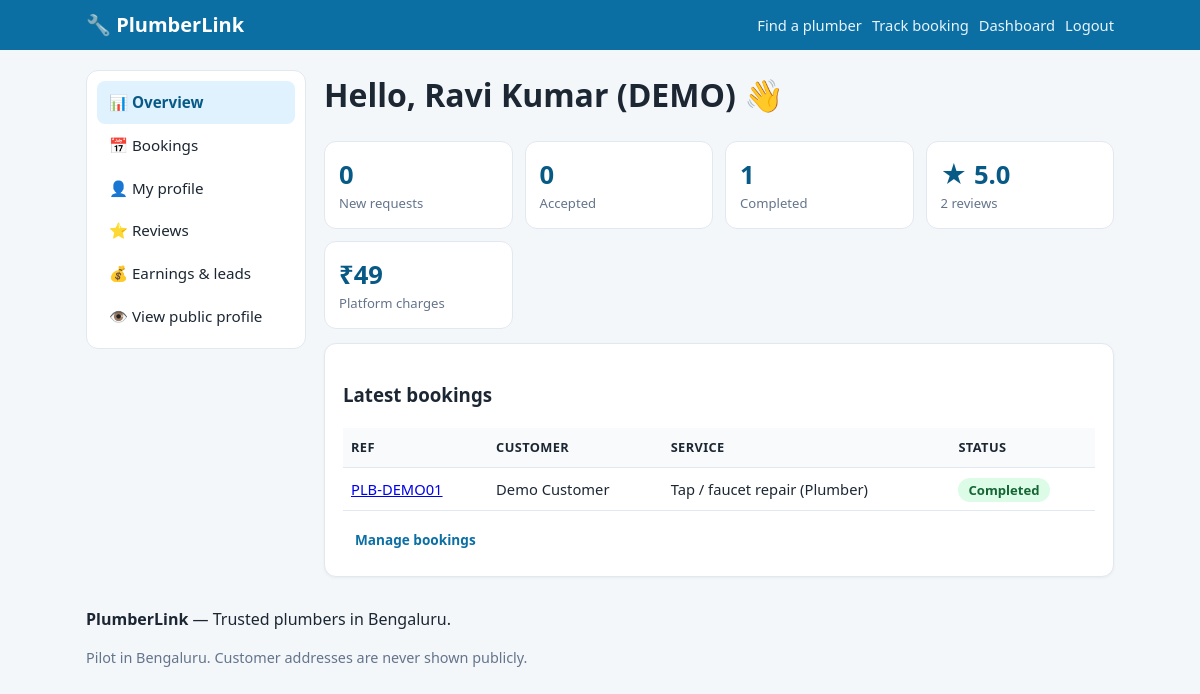
Screenshot of /provider/ (signed in) with the database file from the repository.
### core/models.py (models this page shows, shortened)
class ProviderProfile(models.Model):
    user = models.OneToOneField(User, on_delete=models.CASCADE, related_name="provider_profile")
    display_name = models.CharField(max_length=120, help_text="Name shown to customers")
    phone = models.CharField(max_length=20, help_text="Customer-facing phone number")
    photo = models.ImageField(upload_to="providers/", blank=True, null=True)
    bio = models.TextField(blank=True)
    experience_years = models.PositiveSmallIntegerField(default=0)
    emergency_available = models.BooleanField(default=False)
    services = models.ManyToManyField(Service, through="ProviderService", related_name="providers")
    areas = models.ManyToManyField(Locality, related_name="providers", help_text="Localities served")
    work_start = models.TimeField(default="09:00")
    work_end = models.TimeField(default="19:00")
    work_days = models.CharField(
        max_length=60, default="Mon,Tue,Wed,Thu,Fri,Sat",
        help_text="Comma-separated, e.g. Mon,Tue,Wed,Thu,Fri,Sat",
    )
    is_available = models.BooleanField(default=True, help_text="Master on/off switch for new bookings")
    is_approved = models.BooleanField(default=False, help_text="Admin approval — unapproved profiles are hidden")
    is_featured = models.BooleanField(default=False, help_text="Pinned to the top of listings")
    is_demo = models.BooleanField(default=False, help_text="Sample data — clearly badged in the UI")
    rating_avg = models.FloatField(default=0.0)
    rating_count = models.PositiveIntegerField(default=0)
    created_at = models.DateTimeField(auto_now_add=True)
    updated_at = models.DateTimeField(auto_now=True)
    class Meta:
        ordering = ["-is_featured", "-rating_avg", "display_name"]

class Booking(models.Model):
    STATUS_REQUESTED = "requested"
    STATUS_ACCEPTED = "accepted"
    STATUS_REJECTED = "rejected"
    STATUS_COMPLETED = "completed"
    STATUS_CANCELLED = "cancelled"
    STATUS_CHOICES = [
        (STATUS_REQUESTED, "Requested"),
        (STATUS_ACCEPTED, "Accepted"),
        (STATUS_REJECTED, "Rejected"),
        (STATUS_COMPLETED, "Completed"),
        (STATUS_CANCELLED, "Cancelled"),
    ]
    ref_code = models.CharField(max_length=16, unique=True, default=_default_ref_code)
    provider = models.ForeignKey(ProviderProfile, on_delete=models.CASCADE, related_name="bookings")
    customer_name = models.CharField(max_length=120)
    customer_phone = models.CharField(max_length=20)
    service = models.ForeignKey(Service, on_delete=models.SET_NULL, null=True, blank=True)
    locality = models.ForeignKey(Locality, on_delete=models.SET_NULL, null=True, blank=True)
    area_detail = models.CharField(max_length=200, blank=True,
                                   help_text="Landmark / area, not the full address")
    preferred_date = models.DateField(null=True, blank=True)
    preferred_time = models.CharField(max_length=40, blank=True,
                                      help_text="e.g. 'Morning', '2–4 PM'")
    notes = models.TextField(blank=True)
    status = models.CharField(max_length=12, choices=STATUS_CHOICES, default=STATUS_REQUESTED)
    provider_notes = models.TextField(blank=True)
    final_amount = models.DecimalField(max_digits=10, decimal_places=2, null=True, blank=True,
                                       help_text="Amount the customer paid (filled at completion)")
    review_token = models.CharField(max_length=32, unique=True, blank=True,
                                    default=_default_review_token)
    is_demo = models.BooleanField(default=False)
    created_at = models.DateTimeField(auto_now_add=True)
    updated_at = models.DateTimeField(auto_now=True)
    class Meta:
        ordering = ["-created_at"]

class Service(models.Model):
    category = models.ForeignKey(ServiceCategory, on_delete=models.CASCADE, related_name="services")
    name = models.CharField(max_length=120)
    slug = models.SlugField(max_length=120, blank=True)
    short_description = models.CharField(max_length=255, blank=True)
    active = models.BooleanField(default=True)
    sort_order = models.IntegerField(default=0)
    class Meta:
        ordering = ["sort_order", "name"]
        unique_together = ("category", "slug")
    def __str__(self):
        return f"{self.name} ({self.category.name})"

class ServiceCategory(models.Model):
    name = models.CharField(max_length=100, unique=True)
    slug = models.SlugField(max_length=100, unique=True, blank=True)
    tagline = models.CharField(max_length=200, blank=True)
    active = models.BooleanField(default=True)
    sort_order = models.IntegerField(default=0)
    class Meta:
        ordering = ["sort_order", "name"]

### core/views.py (the view)
# urls.py: path("provider/", v.provider_dashboard, name="provider_dashboard"),
@provider_required
def provider_dashboard(request):
    p = request.provider
    counts = (p.bookings.values("status").annotate(n=Count("id")))
    by_status = {c["status"]: c["n"] for c in counts}
    earnings_total = p.charges.aggregate(t=Sum("amount"))["t"] or 0
    recent = p.bookings.select_related("service", "locality").order_by("-created_at")[:8]
    return render(request, "core/p_dashboard.html", {
        "profile": p, "by_status": by_status,
        "total_bookings": sum(by_status.values()),
        "earnings_total": earnings_total,
        "recent": recent,
        "review_link_base": settings.PUBLIC_BASE_URL,
    })

### core/context_processors.py (called while the page is built)
def site(request):
    return {
        "brand_name": "PlumberLink",
        "brand_tagline": "Trusted plumbers in Bengaluru",
        "service_categories": ServiceCategory.objects.all().prefetch_related("services"),
        "platform": PlatformSettings.get(),
    }

### core/models.py (called while the page is built)
    @classmethod
    def get(cls) -> "PlatformSettings":
        obj, _ = cls.objects.get_or_create(pk=1)
        return obj

### core/views.py (called while the page is built)
def provider_required(view):
    @wraps(view)
    @login_required
    def wrapper(request, *args, **kwargs):
        try:
            profile = request.user.provider_profile
        except ProviderProfile.DoesNotExist:
            messages.error(request, "This account is not registered as a provider.")
            return redirect("home")
        if not profile.is_approved:
            return redirect("provider_pending")
        request.provider = profile
        return view(request, *args, **kwargs)
    return wrapper

### core/templates/core/p_dashboard.html (shortened to what this page needs)
{% extends "core/p_base.html" %}
{% block pcontent %}
<h1>Hello, {{ profile.display_name }} 👋</h1>
<div class="kpis">
  <div class="kpi"><div class="n">{{ by_status.requested|default:0 }}</div><div class="l">New requests</div></div>
  <div class="kpi"><div class="n">{{ by_status.accepted|default:0 }}</div><div class="l">Accepted</div></div>
  <div class="kpi"><div class="n">{{ by_status.completed|default:0 }}</div><div class="l">Completed</div></div>
  <div class="kpi"><div class="n">★ {{ profile.rating_avg }}</div><div class="l">{{ profile.rating_count }} reviews</div></div>
  <div class="kpi"><div class="n">₹{{ earnings_total }}</div><div class="l">Platform charges</div></div>
</div>
<div class="card">
  <h3>Latest bookings</h3>
  <table class="tbl">
    <tr><th>Ref</th><th>Customer</th><th>Service</th><th>Status</th></tr>
    {% for b in recent %}
    <tr><td><a href="{% url 'provider_bookings' %}?status=">{{ b.ref_code }}</a></td><td>{{ b.customer_name }}</td>
        <td>{{ b.service|default:"—" }}</td><td><span class="status st-{{ b.status }}">{{ b.get_status_display }}</span></td></tr>
    {% empty %}<tr><td colspan="4" class="muted">No bookings yet. Share your profile link to get your first lead!</td></tr>{% endfor %}
  </table>
  <div class="actions-row"><a class="btn btn-sm" href="{% url 'provider_bookings' %}">Manage bookings</a></div>
</div>
{% endblock %}

### core/static/core/css/style.css (style rules this page uses)
:root { --brand:#0b6fa4; --brand-d:#085a86; --accent:#f59e0b; --bg:#f4f7fa; --card:#ffffff; --ink:#1c2733; --muted:#64748b; --line:#e2e8f0; --ok:#16a34a; --warn:#d97706; --bad:#dc2626; --radius:12px; }
* { box-sizing:border-box }
body { margin:0;font-family:system-ui,-apple-system,"Segoe UI",Roboto,Arial,sans-serif; background:var(--bg);color:var(--ink);line-height:1.5 }
.btn { display:inline-block;background:var(--brand);color:#fff;border:0;border-radius:var(--radius); padding:12px 20px;font-size:1rem;font-weight:600;cursor:pointer;text-decoration:none;text-align:center }
.btn-sm { padding:7px 12px;font-size:.85rem;background:#fff;color:var(--brand) }
.card { background:var(--card);border:1px solid var(--line);border-radius:var(--radius); padding:18px;margin:14px 0;box-shadow:0 1px 3px rgba(0,0,0,.05) }
table.tbl { width:100%;border-collapse:collapse;font-size:.92rem }
.tbl th,.tbl td { text-align:left;padding:10px 8px;border-bottom:1px solid var(--line);vertical-align:top }
.tbl th { background:#f8fafc;font-size:.8rem;text-transform:uppercase;letter-spacing:.03em }
.status { font-weight:700;font-size:.82rem;padding:3px 10px;border-radius:999px;white-space:nowrap }
.st-completed { background:#dcfce7;color:#166534 }
.kpis { display:grid;grid-template-columns:repeat(auto-fill,minmax(150px,1fr));gap:12px }
.kpi { background:var(--card);border:1px solid var(--line);border-radius:var(--radius);padding:14px }
.kpi .n { font-size:1.6rem;font-weight:800;color:var(--brand-d) }
.kpi .l { font-size:.82rem;color:var(--muted) }
.actions-row { display:flex;gap:8px;flex-wrap:wrap;margin-top:12px }

### rows the page displays
ProviderProfile: display_name "Ravi Kumar (DEMO)", rating_avg "5.0", rating_count "2"
Booking: ref_code "PLB-DEMO01", customer_name "Demo Customer", service "Tap / faucet repair (Plumber)", status "Completed"

### other values shown
{{ brand_name }} "PlumberLink"
{{ by_status.requested|default:0 }} "0"
{{ by_status.accepted|default:0 }} "0"
{{ by_status.completed|default:0 }} "1"
{{ earnings_total }} "49"
{{ brand_tagline }} "Trusted plumbers in Bengaluru"
